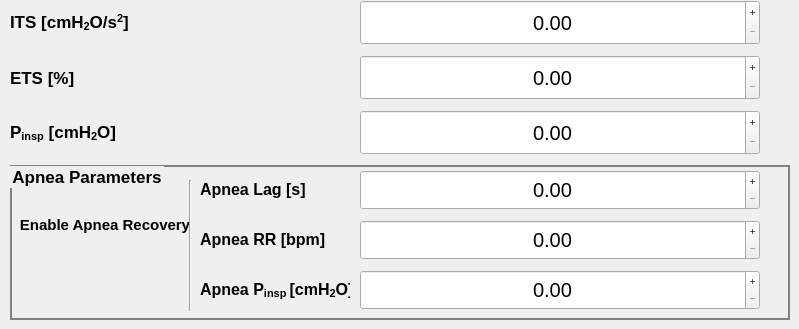
      <widget class="QWidget" name="tab_psv">
       <property name="font">
        <font>
         <pointsize>15</pointsize>
        </font>
       </property>
       <attribute name="title">
        <string>PSV</string>
       </attribute>
       <widget class="QLabel" name="label_6">
        <property name="geometry">
         <rect>
          <x>10</x>
          <y>0</y>
          <width>340</width>
          <height>45</height>
         </rect>
        </property>
        <property name="font">
         <font>
          <pointsize>13</pointsize>
          <weight>75</weight>
          <bold>true</bold>
         </font>
        </property>
        <property name="text">
         <string>&lt;html&gt;&lt;head/&gt;&lt;body&gt;&lt;p&gt;ITS [cmH&lt;span style=&quot; vertical-align:sub;&quot;&gt;2&lt;/span&gt;O/s&lt;span style=&quot; vertical-align:super;&quot;&gt;2&lt;/span&gt;]&lt;/p&gt;&lt;/body&gt;&lt;/html&gt;</string>
        </property>
       </widget>
       <widget class="QLabel" name="label_7">
        <property name="geometry">
         <rect>
          <x>10</x>
          <y>55</y>
          <width>340</width>
          <height>45</height>
         </rect>
        </property>
        <property name="font">
         <font>
          <pointsize>13</pointsize>
          <weight>75</weight>
          <bold>true</bold>
         </font>
        </property>
        <property name="text">
         <string>ETS [%]</string>
        </property>
       </widget>
       <widget class="QDoubleSpinBox" name="spinBox_pressure_trigger">
        <property name="geometry">
         <rect>
          <x>360</x>
          <y>0</y>
          <width>400</width>
          <height>45</height>
         </rect>
        </property>
        <property name="font">
         <font>
          <pointsize>15</pointsize>
         </font>
        </property>
        <property name="alignment">
         <set>Qt::AlignCenter</set>
        </property>
        <property name="buttonSymbols">
         <enum>QAbstractSpinBox::PlusMinus</enum>
        </property>
       </widget>
       <widget class="QDoubleSpinBox" name="spinBox_flow_trigger">
        <property name="geometry">
         <rect>
          <x>360</x>
          <y>55</y>
          <width>400</width>
          <height>45</height>
         </rect>
        </property>
        <property name="font">
         <font>
          <pointsize>15</pointsize>
         </font>
        </property>
        <property name="alignment">
         <set>Qt::AlignCenter</set>
        </property>
        <property name="buttonSymbols">
         <enum>QAbstractSpinBox::PlusMinus</enum>
        </property>
       </widget>
       <widget class="Line" name="line_4">
        <property name="geometry">
         <rect>
          <x>180</x>
          <y>180</y>
          <width>20</width>
          <height>131</height>
         </rect>
        </property>
        <property name="orientation">
         <enum>Qt::Vertical</enum>
        </property>
       </widget>
       <widget class="QPushButton" name="fake_btn_pr_trigger">
        <property name="geometry">
         <rect>
          <x>440</x>
          <y>0</y>
          <width>240</width>
          <height>45</height>
         </rect>
        </property>
        <property name="palette">
         <palette>
          <active>
           <colorrole role="Button">
            <brush brushstyle="SolidPattern">
             <color alpha="0">
              <red>0</red>
              <green>0</green>
              <blue>0</blue>
             </color>
            </brush>
           </colorrole>
           <colorrole role="Base">
            <brush brushstyle="SolidPattern">
             <color alpha="0">
              <red>0</red>
              <green>0</green>
              <blue>0</blue>
             </color>
            </brush>
           </colorrole>
           <colorrole role="Window">
            <brush brushstyle="SolidPattern">
             <color alpha="0">
              <red>0</red>
              <green>0</green>
              <blue>0</blue>
             </color>
            </brush>
           </colorrole>
          </active>
          <inactive>
           <colorrole role="Button">
            <brush brushstyle="SolidPattern">
             <color alpha="0">
              <red>0</red>
              <green>0</green>
              <blue>0</blue>
             </color>
            </brush>
           </colorrole>
           <colorrole role="Base">
            <brush brushstyle="SolidPattern">
             <color alpha="0">
              <red>0</red>
              <green>0</green>
              <blue>0</blue>
             </color>
            </brush>
           </colorrole>
           <colorrole role="Window">
            <brush brushstyle="SolidPattern">
             <color alpha="0">
              <red>0</red>
              <green>0</green>
              <blue>0</blue>
             </color>
            </brush>
           </colorrole>
          </inactive>
          <disabled>
           <colorrole role="Button">
            <brush brushstyle="SolidPattern">
             <color alpha="0">
              <red>0</red>
              <green>0</green>
              <blue>0</blue>
             </color>
            </brush>
           </colorrole>
           <colorrole role="Base">
            <brush brushstyle="SolidPattern">
             <color alpha="0">
              <red>0</red>
              <green>0</green>
              <blue>0</blue>
             </color>
            </brush>
           </colorrole>
           <colorrole role="Window">
            <brush brushstyle="SolidPattern">
             <color alpha="0">
              <red>0</red>
              <green>0</green>
              <blue>0</blue>
             </color>
            </brush>
           </colorrole>
          </disabled>
         </palette>
        </property>
        <property name="font">
         <font>
          <underline>false</underline>
         </font>
        </property>
        <property name="styleSheet">
         <string notr="true">QPushButton {
	background-color: rgba(0, 0, 0, 0);
     border-style: outset;
}</string>
        </property>
        <property name="text">
         <string/>
        </property>
       </widget>
       <widget class="QPushButton" name="fake_btn_flow_trig">
        <property name="geometry">
         <rect>
          <x>440</x>
          <y>55</y>
          <width>240</width>
          <height>45</height>
         </rect>
        </property>
        <property name="palette">
         <palette>
          <active>
           <colorrole role="Button">
            <brush brushstyle="SolidPattern">
             <color alpha="0">
              <red>0</red>
              <green>0</green>
              <blue>0</blue>
             </color>
            </brush>
           </colorrole>
           <colorrole role="Base">
            <brush brushstyle="SolidPattern">
             <color alpha="0">
              <red>0</red>
              <green>0</green>
              <blue>0</blue>
             </color>
            </brush>
           </colorrole>
           <colorrole role="Window">
            <brush brushstyle="SolidPattern">
             <color alpha="0">
              <red>0</red>
              <green>0</green>
              <blue>0</blue>
             </color>
            </brush>
           </colorrole>
          </active>
          <inactive>
           <colorrole role="Button">
            <brush brushstyle="SolidPattern">
             <color alpha="0">
              <red>0</red>
              <green>0</green>
              <blue>0</blue>
             </color>
            </brush>
           </colorrole>
           <colorrole role="Base">
            <brush brushstyle="SolidPattern">
             <color alpha="0">
              <red>0</red>
              <green>0</green>
              <blue>0</blue>
             </color>
            </brush>
           </colorrole>
           <colorrole role="Window">
            <brush brushstyle="SolidPattern">
             <color alpha="0">
              <red>0</red>
              <green>0</green>
              <blue>0</blue>
             </color>
            </brush>
           </colorrole>
          </inactive>
          <disabled>
           <colorrole role="Button">
            <brush brushstyle="SolidPattern">
             <color alpha="0">
              <red>0</red>
              <green>0</green>
              <blue>0</blue>
             </color>
            </brush>
           </colorrole>
           <colorrole role="Base">
            <brush brushstyle="SolidPattern">
             <color alpha="0">
              <red>0</red>
              <green>0</green>
              <blue>0</blue>
             </color>
            </brush>
           </colorrole>
           <colorrole role="Window">
            <brush brushstyle="SolidPattern">
             <color alpha="0">
              <red>0</red>
              <green>0</green>
              <blue>0</blue>
             </color>
            </brush>
           </colorrole>
          </disabled>
         </palette>
        </property>
        <property name="font">
         <font>
          <underline>false</underline>
         </font>
        </property>
        <property name="styleSheet">
         <string notr="true">QPushButton {
	background-color: rgba(0, 0, 0, 0);
     border-style: outset;
}</string>
        </property>
        <property name="text">
         <string/>
        </property>
       </widget>
       <widget class="QDoubleSpinBox" name="spinBox_support_pressure">
        <property name="geometry">
         <rect>
          <x>360</x>
          <y>110</y>
          <width>400</width>
          <height>45</height>
         </rect>
        </property>
        <property name="font">
         <font>
          <pointsize>15</pointsize>
         </font>
        </property>
        <property name="alignment">
         <set>Qt::AlignCenter</set>
        </property>
        <property name="buttonSymbols">
         <enum>QAbstractSpinBox::PlusMinus</enum>
        </property>
       </widget>
       <widget class="QPushButton" name="fake_btn_support_pressure">
        <property name="geometry">
         <rect>
          <x>440</x>
          <y>110</y>
          <width>240</width>
          <height>45</height>
         </rect>
        </property>
        <property name="palette">
         <palette>
          <active>
           <colorrole role="Button">
            <brush brushstyle="SolidPattern">
             <color alpha="0">
              <red>0</red>
              <green>0</green>
              <blue>0</blue>
             </color>
            </brush>
           </colorrole>
           <colorrole role="Base">
            <brush brushstyle="SolidPattern">
             <color alpha="0">
              <red>0</red>
              <green>0</green>
              <blue>0</blue>
             </color>
            </brush>
           </colorrole>
           <colorrole role="Window">
            <brush brushstyle="SolidPattern">
             <color alpha="0">
              <red>0</red>
              <green>0</green>
              <blue>0</blue>
             </color>
            </brush>
           </colorrole>
          </active>
          <inactive>
           <colorrole role="Button">
            <brush brushstyle="SolidPattern">
             <color alpha="0">
              <red>0</red>
              <green>0</green>
              <blue>0</blue>
             </color>
            </brush>
           </colorrole>
           <colorrole role="Base">
            <brush brushstyle="SolidPattern">
             <color alpha="0">
              <red>0</red>
              <green>0</green>
              <blue>0</blue>
             </color>
            </brush>
           </colorrole>
           <colorrole role="Window">
            <brush brushstyle="SolidPattern">
             <color alpha="0">
              <red>0</red>
              <green>0</green>
              <blue>0</blue>
             </color>
            </brush>
           </colorrole>
          </inactive>
          <disabled>
           <colorrole role="Button">
            <brush brushstyle="SolidPattern">
             <color alpha="0">
              <red>0</red>
              <green>0</green>
              <blue>0</blue>
             </color>
            </brush>
           </colorrole>
           <colorrole role="Base">
            <brush brushstyle="SolidPattern">
             <color alpha="0">
              <red>0</red>
              <green>0</green>
              <blue>0</blue>
             </color>
            </brush>
           </colorrole>
           <colorrole role="Window">
            <brush brushstyle="SolidPattern">
             <color alpha="0">
              <red>0</red>
              <green>0</green>
              <blue>0</blue>
             </color>
            </brush>
           </colorrole>
          </disabled>
         </palette>
        </property>
        <property name="font">
         <font>
          <underline>false</underline>
         </font>
        </property>
        <property name="styleSheet">
         <string notr="true">QPushButton {
	background-color: rgba(0, 0, 0, 0);
     border-style: outset;
}</string>
        </property>
        <property name="text">
         <string/>
        </property>
       </widget>
       <widget class="QLabel" name="label_9">
        <property name="geometry">
         <rect>
          <x>10</x>
          <y>110</y>
          <width>340</width>
          <height>45</height>
         </rect>
        </property>
        <property name="font">
         <font>
          <pointsize>13</pointsize>
          <weight>75</weight>
          <bold>true</bold>
         </font>
        </property>
        <property name="text">
         <string>&lt;html&gt;&lt;head/&gt;&lt;body&gt;&lt;p&gt;P&lt;span style=&quot; vertical-align:sub;&quot;&gt;insp&lt;/span&gt; [cmH&lt;span style=&quot; vertical-align:sub;&quot;&gt;2&lt;/span&gt;O]&lt;/p&gt;&lt;/body&gt;&lt;/html&gt;</string>
        </property>
       </widget>
       <widget class="QGroupBox" name="groupBox">
        <property name="geometry">
         <rect>
          <x>10</x>
          <y>165</y>
          <width>780</width>
          <height>155</height>
         </rect>
        </property>
        <property name="font">
         <font>
          <pointsize>13</pointsize>
          <weight>75</weight>
          <bold>true</bold>
         </font>
        </property>
        <property name="styleSheet">
         <string notr="true">QGroupBox {
border: 2px solid gray;
}</string>
        </property>
        <property name="title">
         <string>Apnea Parameters</string>
        </property>
        <widget class="QLabel" name="label_11">
         <property name="geometry">
          <rect>
           <x>10</x>
           <y>40</y>
           <width>170</width>
           <height>40</height>
          </rect>
         </property>
         <property name="font">
          <font>
           <pointsize>11</pointsize>
           <weight>75</weight>
           <bold>true</bold>
          </font>
         </property>
         <property name="text">
          <string>Enable Apnea Recovery</string>
         </property>
         <property name="alignment">
          <set>Qt::AlignCenter</set>
         </property>
        </widget>
        <widget class="QLabel" name="label_8">
         <property name="geometry">
          <rect>
           <x>190</x>
           <y>5</y>
           <width>150</width>
           <height>40</height>
          </rect>
         </property>
         <property name="font">
          <font>
           <pointsize>12</pointsize>
           <weight>75</weight>
           <bold>true</bold>
          </font>
         </property>
         <property name="text">
          <string>&lt;html&gt;&lt;head/&gt;&lt;body&gt;&lt;p&gt;Apnea Lag [s]&lt;/p&gt;&lt;/body&gt;&lt;/html&gt;</string>
         </property>
        </widget>
        <widget class="QDoubleSpinBox" name="spinBox_max_apnea_time">
         <property name="geometry">
          <rect>
           <x>350</x>
           <y>5</y>
           <width>400</width>
           <height>40</height>
          </rect>
         </property>
         <property name="font">
          <font>
           <pointsize>15</pointsize>
          </font>
         </property>
         <property name="layoutDirection">
          <enum>Qt::LeftToRight</enum>
         </property>
         <property name="styleSheet">
          <string notr="true"/>
         </property>
         <property name="alignment">
          <set>Qt::AlignCenter</set>
         </property>
         <property name="buttonSymbols">
          <enum>QAbstractSpinBox::PlusMinus</enum>
         </property>
         <property name="showGroupSeparator" stdset="0">
          <bool>true</bool>
         </property>
        </widget>
        <widget class="QPushButton" name="fake_btn_max_apnea_time">
         <property name="geometry">
          <rect>
           <x>430</x>
           <y>5</y>
           <width>240</width>
           <height>40</height>
          </rect>
         </property>
         <property name="palette">
          <palette>
           <active>
            <colorrole role="Button">
             <brush brushstyle="SolidPattern">
              <color alpha="0">
               <red>0</red>
               <green>0</green>
               <blue>0</blue>
              </color>
             </brush>
            </colorrole>
            <colorrole role="Base">
             <brush brushstyle="SolidPattern">
              <color alpha="0">
               <red>0</red>
               <green>0</green>
               <blue>0</blue>
              </color>
             </brush>
            </colorrole>
            <colorrole role="Window">
             <brush brushstyle="SolidPattern">
              <color alpha="0">
               <red>0</red>
               <green>0</green>
               <blue>0</blue>
              </color>
             </brush>
            </colorrole>
           </active>
           <inactive>
            <colorrole role="Button">
             <brush brushstyle="SolidPattern">
              <color alpha="0">
               <red>0</red>
               <green>0</green>
               <blue>0</blue>
              </color>
             </brush>
            </colorrole>
            <colorrole role="Base">
             <brush brushstyle="SolidPattern">
              <color alpha="0">
               <red>0</red>
               <green>0</green>
               <blue>0</blue>
              </color>
             </brush>
            </colorrole>
            <colorrole role="Window">
             <brush brushstyle="SolidPattern">
              <color alpha="0">
               <red>0</red>
               <green>0</green>
               <blue>0</blue>
              </color>
             </brush>
            </colorrole>
           </inactive>
           <disabled>
            <colorrole role="Button">
             <brush brushstyle="SolidPattern">
              <color alpha="0">
               <red>0</red>
               <green>0</green>
               <blue>0</blue>
              </color>
             </brush>
            </colorrole>
            <colorrole role="Base">
             <brush brushstyle="SolidPattern">
              <color alpha="0">
               <red>0</red>
               <green>0</green>
               <blue>0</blue>
              </color>
             </brush>
            </colorrole>
            <colorrole role="Window">
             <brush brushstyle="SolidPattern">
              <color alpha="0">
               <red>0</red>
               <green>0</green>
               <blue>0</blue>
              </color>
             </brush>
            </colorrole>
           </disabled>
          </palette>
         </property>
         <property name="font">
          <font>
           <underline>false</underline>
          </font>
         </property>
         <property name="styleSheet">
          <string notr="true">QPushButton {
	background-color: rgba(0, 0, 0, 0);
     border-style: outset;
}</string>
         </property>
         <property name="text">
          <string/>
         </property>
        </widget>
        <widget class="MVMToggle" name="toggle_enable_backup" native="true">
         <property name="enabled">
          <bool>false</bool>
         </property>
         <property name="geometry">
          <rect>
           <x>20</x>
           <y>80</y>
           <width>130</width>
           <height>40</height>
          </rect>
         </property>
        </widget>
        <widget class="QLabel" name="label_15">
         <property name="geometry">
          <rect>
           <x>190</x>
           <y>55</y>
           <width>150</width>
           <height>40</height>
          </rect>
         </property>
         <property name="font">
          <font>
           <pointsize>12</pointsize>
           <weight>75</weight>
           <bold>true</bold>
          </font>
         </property>
         <property name="text">
          <string>&lt;html&gt;&lt;head/&gt;&lt;body&gt;&lt;p&gt;Apnea RR [bpm]&lt;/p&gt;&lt;/body&gt;&lt;/html&gt;</string>
         </property>
        </widget>
        <widget class="QLabel" name="label_16">
         <property name="geometry">
          <rect>
           <x>190</x>
           <y>105</y>
           <width>150</width>
           <height>40</height>
          </rect>
         </property>
         <property name="font">
          <font>
           <pointsize>12</pointsize>
           <weight>75</weight>
           <bold>true</bold>
          </font>
         </property>
         <property name="text">
          <string>&lt;html&gt;&lt;head/&gt;&lt;body&gt;&lt;p&gt;Apnea P&lt;span style=&quot; vertical-align:sub;&quot;&gt;insp &lt;/span&gt;[cmH&lt;span style=&quot; vertical-align:sub;&quot;&gt;2&lt;/span&gt;O]&lt;/p&gt;&lt;/body&gt;&lt;/html&gt;</string>
         </property>
        </widget>
        <widget class="QDoubleSpinBox" name="spinBox_apnea_rr">
         <property name="geometry">
          <rect>
           <x>350</x>
           <y>55</y>
           <width>400</width>
           <height>40</height>
          </rect>
         </property>
         <property name="font">
          <font>
           <pointsize>15</pointsize>
          </font>
         </property>
         <property name="layoutDirection">
          <enum>Qt::LeftToRight</enum>
         </property>
         <property name="styleSheet">
          <string notr="true"/>
         </property>
         <property name="alignment">
          <set>Qt::AlignCenter</set>
         </property>
         <property name="buttonSymbols">
          <enum>QAbstractSpinBox::PlusMinus</enum>
         </property>
         <property name="showGroupSeparator" stdset="0">
          <bool>true</bool>
         </property>
        </widget>
        <widget class="QDoubleSpinBox" name="spinBox_apnea_insp_press">
         <property name="geometry">
          <rect>
           <x>350</x>
           <y>105</y>
           <width>400</width>
           <height>40</height>
          </rect>
         </property>
         <property name="font">
          <font>
           <pointsize>15</pointsize>
          </font>
         </property>
         <property name="layoutDirection">
          <enum>Qt::LeftToRight</enum>
         </property>
         <property name="styleSheet">
          <string notr="true"/>
         </property>
         <property name="alignment">
          <set>Qt::AlignCenter</set>
         </property>
         <property name="buttonSymbols">
          <enum>QAbstractSpinBox::PlusMinus</enum>
         </property>
         <property name="showGroupSeparator" stdset="0">
          <bool>true</bool>
         </property>
        </widget>
        <widget class="QPushButton" name="fake_btn_apnea_rr">
         <property name="geometry">
          <rect>
           <x>430</x>
           <y>55</y>
           <width>240</width>
           <height>40</height>
          </rect>
         </property>
         <property name="palette">
          <palette>
           <active>
            <colorrole role="Button">
             <brush brushstyle="SolidPattern">
              <color alpha="0">
               <red>0</red>
               <green>0</green>
               <blue>0</blue>
              </color>
             </brush>
            </colorrole>
            <colorrole role="Base">
             <brush brushstyle="SolidPattern">
              <color alpha="0">
               <red>0</red>
               <green>0</green>
               <blue>0</blue>
              </color>
             </brush>
            </colorrole>
            <colorrole role="Window">
             <brush brushstyle="SolidPattern">
              <color alpha="0">
               <red>0</red>
               <green>0</green>
               <blue>0</blue>
              </color>
             </brush>
            </colorrole>
           </active>
           <inactive>
            <colorrole role="Button">
             <brush brushstyle="SolidPattern">
              <color alpha="0">
               <red>0</red>
               <green>0</green>
               <blue>0</blue>
              </color>
             </brush>
            </colorrole>
            <colorrole role="Base">
             <brush brushstyle="SolidPattern">
              <color alpha="0">
               <red>0</red>
               <green>0</green>
               <blue>0</blue>
              </color>
             </brush>
            </colorrole>
            <colorrole role="Window">
             <brush brushstyle="SolidPattern">
              <color alpha="0">
               <red>0</red>
               <green>0</green>
               <blue>0</blue>
              </color>
             </brush>
            </colorrole>
           </inactive>
           <disabled>
            <colorrole role="Button">
             <brush brushstyle="SolidPattern">
              <color alpha="0">
               <red>0</red>
               <green>0</green>
               <blue>0</blue>
              </color>
             </brush>
            </colorrole>
            <colorrole role="Base">
             <brush brushstyle="SolidPattern">
              <color alpha="0">
               <red>0</red>
               <green>0</green>
               <blue>0</blue>
              </color>
             </brush>
            </colorrole>
            <colorrole role="Window">
             <brush brushstyle="SolidPattern">
              <color alpha="0">
               <red>0</red>
               <green>0</green>
               <blue>0</blue>
              </color>
             </brush>
            </colorrole>
           </disabled>
          </palette>
         </property>
         <property name="font">
          <font>
           <underline>false</underline>
          </font>
         </property>
         <property name="styleSheet">
          <string notr="true">QPushButton {
	background-color: rgba(0, 0, 0, 0);
     border-style: outset;
}</string>
         </property>
         <property name="text">
          <string/>
         </property>
        </widget>
        <widget class="QPushButton" name="fake_btn_apnea_insp_press">
         <property name="geometry">
          <rect>
           <x>430</x>
           <y>105</y>
           <width>240</width>
           <height>40</height>
          </rect>
         </property>
         <property name="palette">
          <palette>
           <active>
            <colorrole role="Button">
             <brush brushstyle="SolidPattern">
              <color alpha="0">
               <red>0</red>
               <green>0</green>
               <blue>0</blue>
              </color>
             </brush>
            </colorrole>
            <colorrole role="Base">
             <brush brushstyle="SolidPattern">
              <color alpha="0">
               <red>0</red>
               <green>0</green>
               <blue>0</blue>
              </color>
             </brush>
            </colorrole>
            <colorrole role="Window">
             <brush brushstyle="SolidPattern">
              <color alpha="0">
               <red>0</red>
               <green>0</green>
               <blue>0</blue>
              </color>
             </brush>
            </colorrole>
           </active>
           <inactive>
            <colorrole role="Button">
             <brush brushstyle="SolidPattern">
              <color alpha="0">
               <red>0</red>
               <green>0</green>
               <blue>0</blue>
              </color>
             </brush>
            </colorrole>
            <colorrole role="Base">
             <brush brushstyle="SolidPattern">
              <color alpha="0">
               <red>0</red>
               <green>0</green>
               <blue>0</blue>
              </color>
             </brush>
            </colorrole>
            <colorrole role="Window">
             <brush brushstyle="SolidPattern">
              <color alpha="0">
               <red>0</red>
               <green>0</green>
               <blue>0</blue>
              </color>
             </brush>
            </colorrole>
           </inactive>
           <disabled>
            <colorrole role="Button">
             <brush brushstyle="SolidPattern">
              <color alpha="0">
               <red>0</red>
               <green>0</green>
               <blue>0</blue>
              </color>
             </brush>
            </colorrole>
            <colorrole role="Base">
             <brush brushstyle="SolidPattern">
              <color alpha="0">
               <red>0</red>
               <green>0</green>
               <blue>0</blue>
              </color>
             </brush>
            </colorrole>
            <colorrole role="Window">
             <brush brushstyle="SolidPattern">
              <color alpha="0">
               <red>0</red>
               <green>0</green>
               <blue>0</blue>
              </color>
             </brush>
            </colorrole>
           </disabled>
          </palette>
         </property>
         <property name="font">
          <font>
           <underline>false</underline>
          </font>
         </property>
         <property name="styleSheet">
          <string notr="true">QPushButton {
	background-color: rgba(0, 0, 0, 0);
     border-style: outset;
}</string>
         </property>
         <property name="text">
          <string/>
         </property>
        </widget>
        <zorder>label_11</zorder>
        <zorder>label_8</zorder>
        <zorder>spinBox_max_apnea_time</zorder>
        <zorder>fake_btn_max_apnea_time</zorder>
        <zorder>toggle_enable_backup</zorder>
        <zorder>label_15</zorder>
        <zorder>label_16</zorder>
        <zorder>spinBox_apnea_rr</zorder>
        <zorder>spinBox_apnea_insp_press</zorder>
        <zorder>fake_btn_apnea_insp_press</zorder>
        <zorder>fake_btn_apnea_rr</zorder>
       </widget>
       <zorder>groupBox</zorder>
       <zorder>label_6</zorder>
       <zorder>label_7</zorder>
       <zorder>spinBox_pressure_trigger</zorder>
       <zorder>spinBox_flow_trigger</zorder>
       <zorder>line_4</zorder>
       <zorder>fake_btn_pr_trigger</zorder>
       <zorder>fake_btn_flow_trig</zorder>
       <zorder>spinBox_support_pressure</zorder>
       <zorder>fake_btn_support_pressure</zorder>
       <zorder>label_9</zorder>
      </widget>
